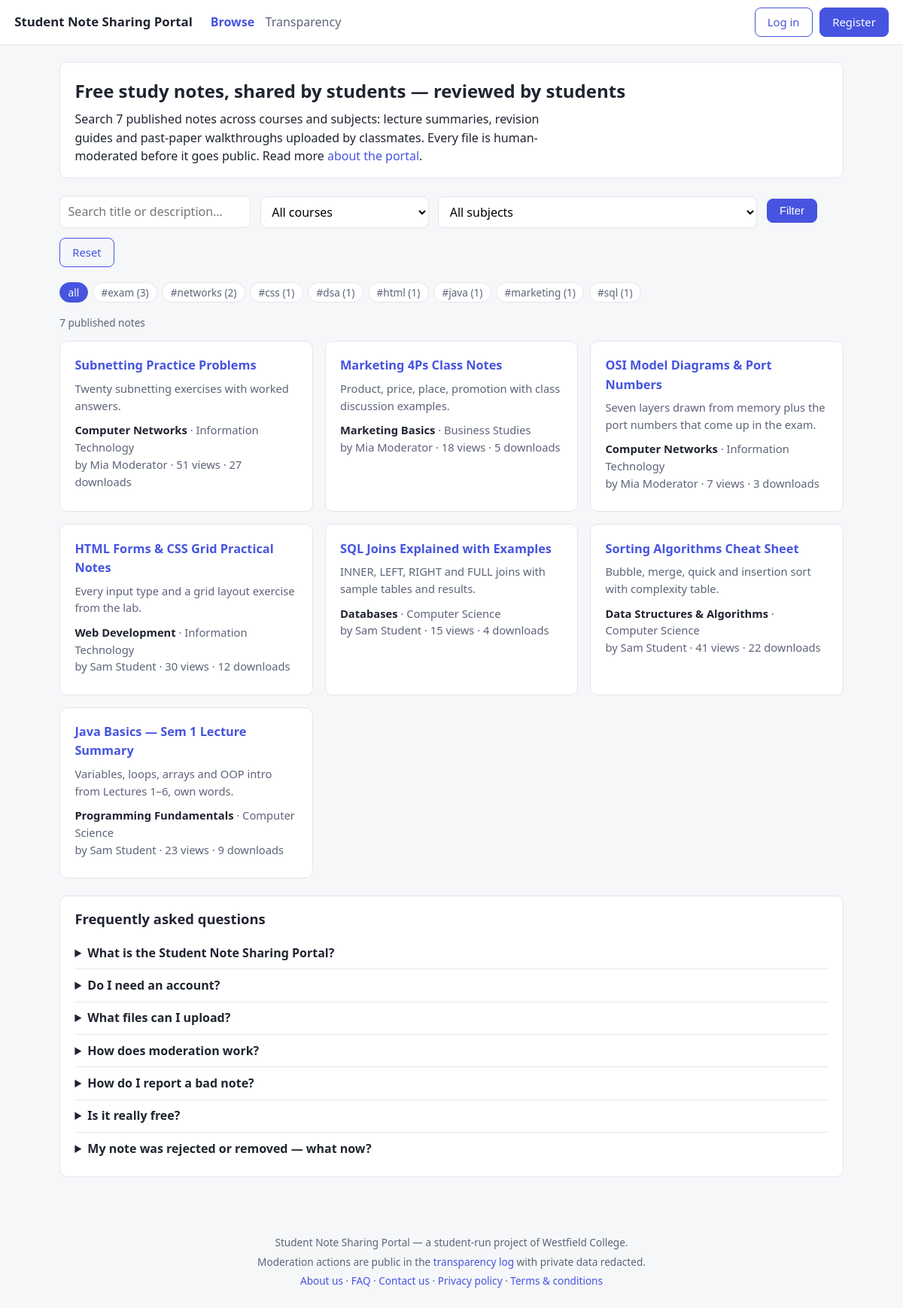
The page / on the database its author committed.
### tables this page shows
CREATE TABLE notes (
  id                 INT UNSIGNED AUTO_INCREMENT PRIMARY KEY,
  uploader_id        INT UNSIGNED NOT NULL,
  subject_id         INT UNSIGNED NOT NULL,
  title              VARCHAR(200) NOT NULL,
  description        TEXT,
  status             ENUM('draft','pending','published','rejected','removed')
                       NOT NULL DEFAULT 'pending',
  file_ref           VARCHAR(64) NOT NULL,
  original_name      VARCHAR(255) NOT NULL,
  mime               VARCHAR(100) NOT NULL,
  size_bytes         INT UNSIGNED NOT NULL,
  ownership_attested TINYINT(1) NOT NULL,
  view_count         INT UNSIGNED NOT NULL DEFAULT 0,
  download_count     INT UNSIGNED NOT NULL DEFAULT 0,
  created_at         TIMESTAMP NOT NULL DEFAULT CURRENT_TIMESTAMP,
  published_at       TIMESTAMP NULL,
  FOREIGN KEY (uploader_id) REFERENCES users(id),
  FOREIGN KEY (subject_id) REFERENCES subjects(id),
  INDEX notes_status_created_idx (status, created_at),
  INDEX notes_subject_idx (subject_id),
  FULLTEXT KEY notes_search_idx (title, description),
  CONSTRAINT notes_title_len CHECK (CHAR_LENGTH(title) BETWEEN 3 AND 200),
  CONSTRAINT notes_attested CHECK (ownership_attested = 1)
);

CREATE TABLE subjects (
  id        INT UNSIGNED AUTO_INCREMENT PRIMARY KEY,
  course_id INT UNSIGNED NOT NULL,
  name      VARCHAR(150) NOT NULL,
  UNIQUE KEY subjects_course_name_uq (course_id, name),
  FOREIGN KEY (course_id) REFERENCES courses(id) ON DELETE CASCADE
);

CREATE TABLE courses (
  id             INT UNSIGNED AUTO_INCREMENT PRIMARY KEY,
  institution_id INT UNSIGNED NOT NULL,
  name           VARCHAR(150) NOT NULL,
  UNIQUE KEY courses_inst_name_uq (institution_id, name),
  FOREIGN KEY (institution_id) REFERENCES institutions(id)
);

CREATE TABLE users (
  id              INT UNSIGNED AUTO_INCREMENT PRIMARY KEY,
  institution_id  INT UNSIGNED NOT NULL,
  email           VARCHAR(150) NOT NULL UNIQUE,
  password_hash   VARCHAR(255) NOT NULL,
  display_name    VARCHAR(100) NOT NULL,
  role            ENUM('student','moderator','admin') NOT NULL DEFAULT 'student',
  created_at      TIMESTAMP NOT NULL DEFAULT CURRENT_TIMESTAMP,
  FOREIGN KEY (institution_id) REFERENCES institutions(id)
);

### includes/functions.php (called while the page is built, shortened)
<?php
function e(mixed $value): string
{
    return htmlspecialchars((string) $value, ENT_QUOTES, 'UTF-8');
}

### includes/auth.php (called while the page is built, shortened)
<?php
require_once __DIR__ . '/db.php';
require_once __DIR__ . '/functions.php';
function current_user(): ?array
{
    $id = filter_var($_SESSION['user_id'] ?? null, FILTER_VALIDATE_INT);
    if (! $id) {
        return $GLOBALS['op_user'] = null;
    }
    $row = query('SELECT id, email, display_name, role, institution_id FROM users WHERE id = ?', [$id])->fetch();
    return $GLOBALS['op_user'] = $row ?: null;
}

### includes/db.php (called while the page is built, shortened)
<?php
function db(): PDO
{
    static $pdo = null;
    if ($pdo instanceof PDO) {
        return $pdo;
    }
    $dsn = 'mysql:host=' . DB_HOST . ';dbname=' . DB_NAME . ';charset=utf8mb4';
    try {
        $pdo = new PDO($dsn, DB_USER, DB_PASS, [
            PDO::ATTR_ERRMODE            => PDO::ERRMODE_EXCEPTION,
            PDO::ATTR_DEFAULT_FETCH_MODE => PDO::FETCH_ASSOC,
            PDO::ATTR_EMULATE_PREPARES   => false,
        ]);
    } catch (PDOException $e) {
        http_response_code(503);
        die('Database unavailable — is MySQL running and the note_portal schema imported? (Server said: ' . htmlspecialchars($e->getMessage()) . ')');
    }
    return $pdo;
}
function query(string $sql, array $params = []): PDOStatement
{
    $stmt = db()->prepare($sql);
    $stmt->execute($params);
    return $stmt;
}

### index.php (the view, shortened to what this page needs)
<?php
require_once __DIR__ . '/includes/auth.php';
$where  = ["n.status = 'published'"];
$params = [];
$q = trim((string) ($_GET['q'] ?? ''));
$subjectId = filter_input(INPUT_GET, 'subject', FILTER_VALIDATE_INT);
$tag = trim((string) ($_GET['tag'] ?? ''));
$baseWhere = implode(' AND ', $where);
$perPage  = 12;
$page     = max(1, (int) ($_GET['page'] ?? 1));
$countRow = query(
    "SELECT COUNT(*) c FROM notes n
     JOIN subjects s ON s.id = n.subject_id
     JOIN courses  co ON co.id = s.course_id
     WHERE $baseWhere",
    $params
)->fetch();
$total    = max(1, (int) $countRow['c']);
$pages    = (int) ceil($total / $perPage);
$page     = min($page, $pages);
$offset   = ($page - 1) * $perPage;
$rows = query(
    "SELECT n.id, n.title, n.description, n.created_at, n.view_count, n.download_count,
            n.original_name, n.size_bytes,
            s.name AS subject, co.name AS course, u.display_name AS uploader
     FROM notes n
     JOIN subjects s ON s.id = n.subject_id
     JOIN courses  co ON co.id = s.course_id
     JOIN users    u  ON u.id  = n.uploader_id
     WHERE $baseWhere
     ORDER BY n.published_at DESC, n.created_at DESC
     LIMIT $perPage OFFSET $offset",
    $params
)->fetchAll();
$tagChips = query(
    "SELECT t.name, COUNT(nt.note_id) AS c
     FROM tags t
     JOIN note_tags nt ON nt.tag_id = t.id
     JOIN notes n ON n.id = nt.note_id AND n.status = 'published'
     GROUP BY t.id, t.name
     ORDER BY c DESC, t.name
     LIMIT 12"
)->fetchAll();
function keep(string ...$pairs): array
{
    $out = [];
    foreach (array_chunk($pairs, 2) as [$k, $v]) {
        if ($v !== '' && $v !== null) {
            $out[$k] = $v;
        }
    }
    return $out;
}
$qs = static function (array $base): string
{
    return '?' . http_build_query($base);
};
$faq = [
    ['What is the Student Note Sharing Portal?',
     'A free, moderated library where students share study notes. Anyone can browse and read the catalogue; uploaded files are checked by a student moderator before they appear publicly.'],
    ['Do I need an account?',
     'No — searching, filtering and opening note pages works without one. You need a free account to download files, upload your own notes or save favourites.'],
    ['What files can I upload?',
     'PDF, JPG or PNG, up to 10 MB. The server checks the real file type of every upload, so renamings do not get through. Add a title, description and up to eight tags so people can find it.'],
    ['How does moderation work?',
     'Every upload enters a review queue. A moderator approves it (publishing it), rejects it with a reason such as low quality, or removes it later for a policy violation. All actions appear in the public transparency log.'],
    ['How do I report a bad note?',
     'Open the note and use the report button — pick a reason like copyright, low quality or privacy, add details, and it goes straight to the moderation queue. You cannot report your own notes.'],
    ['Is it really free?',
     'Yes. There are no ads, no paid tier and no data selling. The portal is a student-run project that runs on plain PHP and MySQL.'],
    ['My note was rejected or removed — what now?',
     'Check the transparency log for the reason category, fix the issue, and upload a corrected version. You can also appeal by email via the contact page.'],
];
require __DIR__ . '/includes/header.php';
?>
<div class="card prose" style="margin-bottom:1.2rem">
  <h1 style="margin:.2rem 0 .4rem">Free study notes, shared by students — reviewed by students</h1>
  <p style="margin:0">
    Search <?= (int) $total ?> published note<?= $total === 1 ? '' : 's' ?> across courses and subjects:
    lecture summaries, revision guides and past-paper walkthroughs uploaded by classmates. Every file is
    human-moderated before it goes public. Read more <a href="about.php">about the portal</a>.
  </p>
</div>
<form class="filters" method="get">
  <input type="text" name="q" value="<?= e($q) ?>" placeholder="Search title or description…" aria-label="Search">
  <select name="course" aria-label="Course">
    <option value="">All courses</option>
  </select>
  <select name="subject" aria-label="Subject">
    <option value="">All subjects</option>
  </select>
  <button class="btn">Filter</button>
  <a class="btn btn-sec" href="index.php">Reset</a>
</form>
<?php if ($tagChips): ?>
<div class="chips">
  <a class="chip <?= $tag === '' ? 'on' : '' ?>" href="<?= e($qs(keep('q', $q, 'course', (string) ($_GET['course'] ?? ''), 'subject', (string) $subjectId))) ?>">all</a>
  <?php foreach ($tagChips as $tc): ?>
    <a class="chip <?= $tag === $tc['name'] ? 'on' : '' ?>"
       href="<?= e($qs(keep('q', $q, 'course', (string) ($_GET['course'] ?? ''), 'subject', (string) $subjectId, 'tag', $tc['name']))) ?>">
      #<?= e($tc['name']) ?> (<?= (int) $tc['c'] ?>)
    </a>
  <?php endforeach; ?>
</div>
<?php endif; ?>
<p class="meta"><?= (int) $total ?> published note<?= $total === 1 ? '' : 's' ?></p>
<?php if (! $rows): ?>
  <div class="card">
    <p>No notes match. Try a different search or clear the filters.</p>
    <?php if (is_logged_in()): ?>
      <p><a class="btn" href="upload.php">Upload the first one</a></p>
    <?php endif; ?>
  </div>
<?php else: ?>
  <div class="grid">
    <?php foreach ($rows as $r): ?>
      <article class="card note-card">
        <h3><a href="note.php?id=<?= (int) $r['id'] ?>"><?= e($r['title']) ?></a></h3>
        <p><?= e(mb_strimwidth((string) ($r['description'] ?? ''), 0, 110, '…')) ?></p>
        <p class="meta">
          <b><?= e($r['subject']) ?></b> · <?= e($r['course']) ?><br>
          by <?= e($r['uploader']) ?> ·
          <?= (int) $r['view_count'] ?> views · <?= (int) $r['download_count'] ?> downloads
        </p>
      </article>
    <?php endforeach; ?>
  </div>
<?php endif; ?>
<section class="card faq" id="faq" style="margin-top:1.4rem">
  <h2>Frequently asked questions</h2>
  <?php foreach ($faq as $qa): ?>
    <details>
      <summary><?= e($qa[0]) ?></summary>
    </details>
  <?php endforeach; ?>
</section>
<?php require __DIR__ . '/includes/footer.php'; ?>

### includes/header.php (shortened to what this page needs)
<?php
require_once __DIR__ . '/auth.php';
$user    = current_user();
?>
<!DOCTYPE html>
<html lang="en">
<head>
<link rel="stylesheet" href="assets/style.css">
</head>
<body>
<header class="topbar">
  <a class="brand" href="index.php"><?= e(APP_NAME) ?></a>
  <nav>
    <a href="index.php" class="<?= basename($_SERVER['PHP_SELF']) === 'index.php' ? 'active' : '' ?>">Browse</a>
    <a href="transparency.php" class="<?= basename($_SERVER['PHP_SELF']) === 'transparency.php' ? 'active' : '' ?>">Transparency</a>
  </nav>
  <div class="account">
    <?php if ($user): ?>
      <span class="who"><?= e($user['display_name']) ?> <em class="badge badge-role"><?= e($user['role']) ?></em></span>
      <a class="btn btn-sec" href="logout.php">Log out</a>
    <?php else: ?>
      <a class="btn btn-sec" href="login.php">Log in</a>
      <a class="btn" href="register.php">Register</a>
    <?php endif; ?>
  </div>
</header>
<main class="wrap">

### includes/footer.php
</main>
<footer class="foot">
  <p><?= e(APP_NAME) ?> — a student-run project of Westfield College.</p>
  <p>Moderation actions are public in the <a href="transparency.php">transparency log</a> with private data redacted.</p>
  <p>
    <a href="about.php">About us</a> ·
    <a href="index.php#faq">FAQ</a> ·
    <a href="contact.php">Contact us</a> ·
    <a href="privacy.php">Privacy policy</a> ·
    <a href="terms.php">Terms &amp; conditions</a>
  </p>
</footer>
</body>
</html>

### assets/style.css (style rules this page uses)
:root { --bg: #f6f7f9; --card: #ffffff; --ink: #1f2430; --muted: #68708a26; --muted-text: #5c6478; --brand: #4654e0; --brand-dark: #3a45c4; --ok: #178a4c; --bad: #c0392b; --warn: #b7791f; --line: #e3e6ee; }
* { box-sizing: border-box; }
body { margin: 0; font: 16px/1.55 "Segoe UI", system-ui, -apple-system, sans-serif; color: var(--ink); background: var(--bg); }
a { color: var(--brand); text-decoration: none; }
.topbar { display: flex; align-items: center; gap: 1.5rem; padding: .6rem 1.2rem; background: var(--card); border-bottom: 1px solid var(--line); position: sticky; top: 0; z-index: 5; }
.brand { font-weight: 700; font-size: 1.05rem; color: var(--ink); }
.topbar nav { display: flex; gap: .9rem; flex: 1; flex-wrap: wrap; }
.topbar nav a { color: var(--muted-text); padding: .25rem 0; }
.topbar nav a.active { color: var(--brand); font-weight: 600; }
.account { display: flex; gap: .6rem; align-items: center; }
.wrap { max-width: 1080px; margin: 1.4rem auto 3rem; padding: 0 1.2rem; }
.card { background: var(--card); border: 1px solid var(--line); border-radius: 10px; padding: 1rem 1.2rem; }
.grid { display: grid; grid-template-columns: repeat(auto-fill, minmax(280px, 1fr)); gap: 1rem; }
.note-card h3 { margin: .2rem 0 .4rem; font-size: 1.02rem; }
.note-card p { color: var(--muted-text); font-size: .92rem; margin: 0 0 .6rem; }
.meta { color: var(--muted-text); font-size: .85rem; }
.meta b { color: var(--ink); font-weight: 600; }
.btn { display: inline-block; padding: .45rem 1rem; border-radius: 8px; background: var(--brand); color: #fff; border: 1px solid var(--brand); font-size: .93rem; cursor: pointer; text-decoration: none; }
.btn-sec { background: transparent; color: var(--brand); }
input[type=text], input[type=email], input[type=password], select, textarea { width: 100%; max-width: 560px; padding: .5rem .65rem; margin-top: .25rem; border: 1px solid var(--line); border-radius: 8px; font: inherit; background: #fff; }
.filters { display: flex; gap: .8rem; flex-wrap: wrap; align-items: center; margin-bottom: 1.2rem; }
.filters select, .filters input { width: auto; min-width: 160px; }
.chips { display: flex; gap: .4rem; flex-wrap: wrap; margin-bottom: 1rem; }
.chip { padding: .15rem .65rem; border: 1px solid var(--line); border-radius: 999px; font-size: .85rem; color: var(--muted-text); background: var(--card); }
.chip.on { background: var(--brand); color: #fff; border-color: var(--brand); }
.foot { text-align: center; color: var(--muted-text); font-size: .85rem; padding: 1.5rem 0 2.5rem; }
.foot p { margin: .25rem 0; }
.prose h1 { margin: .2rem 0 .8rem; font-size: 1.5rem; }
.prose p, .prose li { max-width: 72ch; color: var(--ink); }
.faq h2 { margin: 0 0 .6rem; font-size: 1.15rem; }
.faq details { border-top: 1px solid var(--line); padding: .55rem 0; }
.faq details:first-of-type { border-top: 0; }
.faq summary { font-weight: 600; cursor: pointer; }

### rows shown on the page
notes: title "Subnetting Practice Problems", description "Twenty subnetting exercises with worked answers.", subject.name "Computer Networks", courses.name "Information Technology", uploader.display_name "Mia Moderator", view_count "51", download_count "27"
notes: title "Marketing 4Ps Class Notes", description "Product, price, place, promotion with class discussion examples.", subject.name "Marketing Basics", courses.name "Business Studies", uploader.display_name "Mia Moderator", view_count "18", download_count "5"
notes: title "OSI Model Diagrams & Port Numbers", description "Seven layers drawn from memory plus the port numbers that come up in the exam.", subject.name "Computer Networks", courses.name "Information Technology", uploader.display_name "Mia Moderator", view_count "7", download_count "3"
notes: title "HTML Forms & CSS Grid Practical Notes", description "Every input type and a grid layout exercise from the lab.", subject.name "Web Development", courses.name "Information Technology", uploader.display_name "Sam Student", view_count "30", download_count "12"
notes: title "SQL Joins Explained with Examples", description "INNER, LEFT, RIGHT and FULL joins with sample tables and results.", subject.name "Databases", courses.name "Computer Science", uploader.display_name "Sam Student", view_count "15", download_count "4"
notes: title "Sorting Algorithms Cheat Sheet", description "Bubble, merge, quick and insertion sort with complexity table.", subject.name "Data Structures & Algorithms", courses.name "Computer Science", uploader.display_name "Sam Student", view_count "41", download_count "22"
notes: title "Java Basics — Sem 1 Lecture Summary", description "Variables, loops, arrays and OOP intro from Lectures 1–6, own words.", subject.name "Programming Fundamentals", courses.name "Computer Science", uploader.display_name "Sam Student", view_count "23", download_count "9"

### other values the page prints
APP_NAME "Student Note Sharing Portal"
$total "7"
$tc['name'] "exam"
$tc['c'] "3"
$tc['name'] "networks"
$tc['c'] "2"
$tc['name'] "css"
$tc['c'] "1"
$tc['name'] "dsa"
$tc['name'] "html"
$tc['name'] "java"
$tc['name'] "marketing"
$tc['name'] "sql"
$qa[0] "What is the Student Note Sharing Portal?"
$qa[0] "Do I need an account?"
